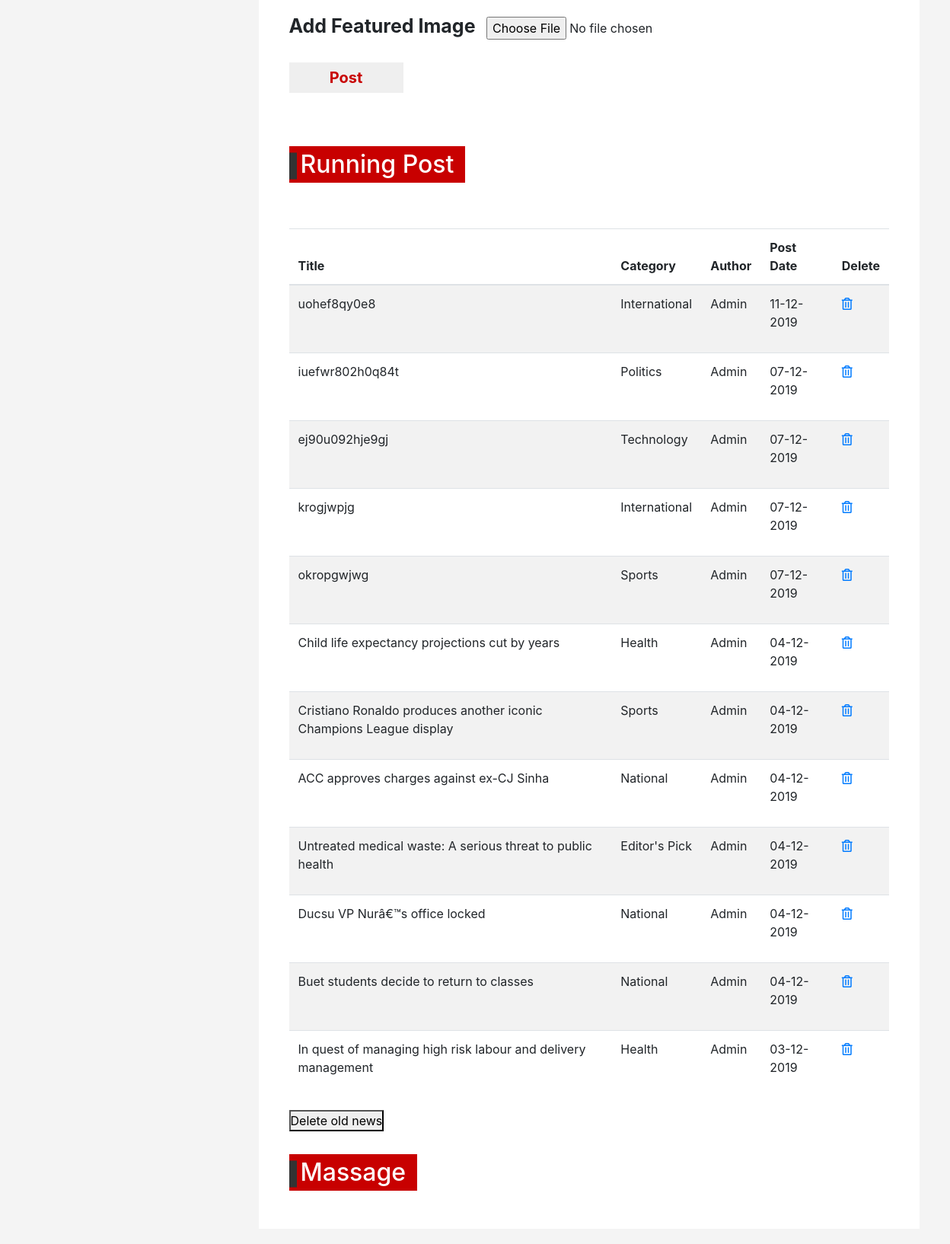
/admin.php (signed in, lower part), run on an earlier commit of the app's database.
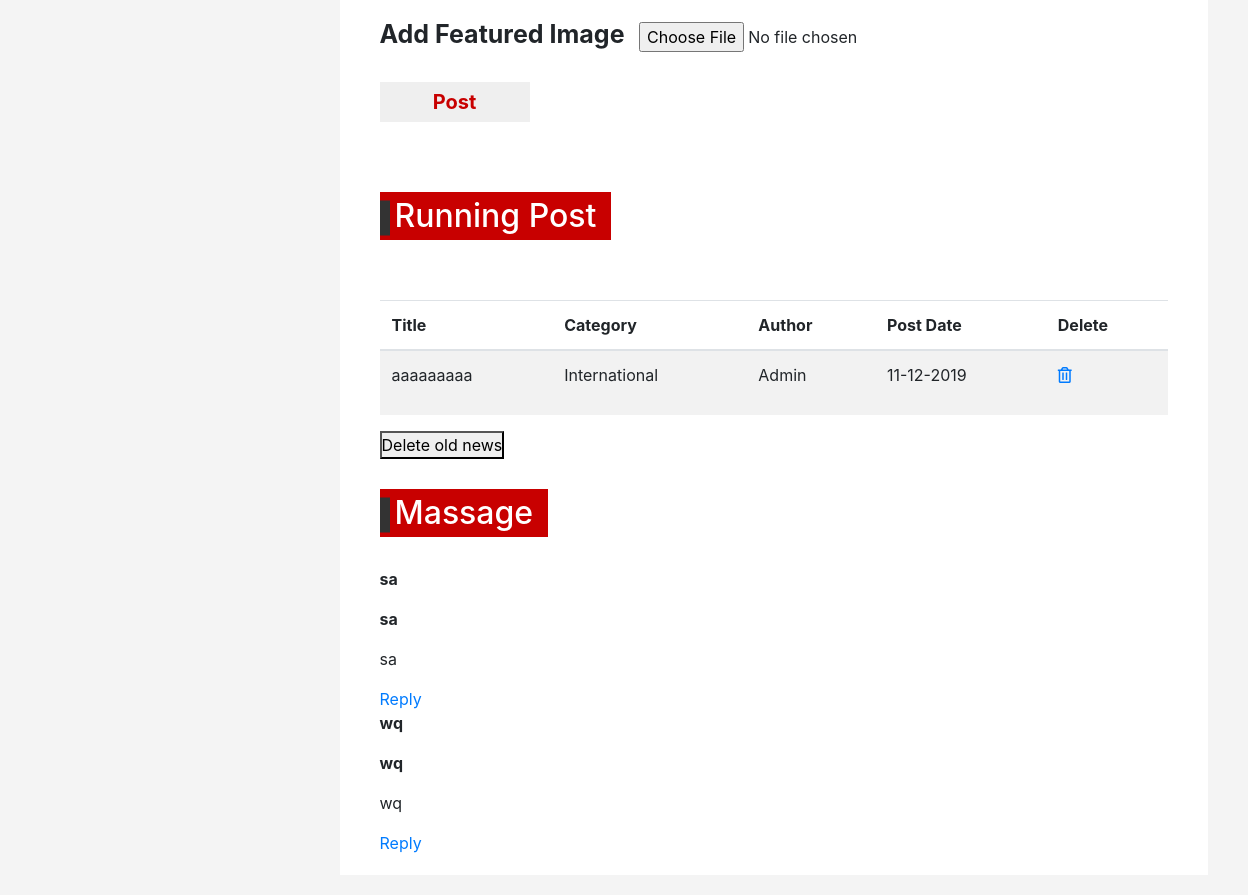
And on a later commit of the database.
### tables this page shows
CREATE TABLE `post` (
  `Post_ID` int(11) NOT NULL,
  `Title` varchar(100) NOT NULL,
  `User_ID` int(11) NOT NULL,
  `Cat_ID` int(11) NOT NULL,
  `Description` text NOT NULL,
  `Image` varchar(50) NOT NULL,
  `DateTime` varchar(14) NOT NULL
);

CREATE TABLE `category` (
  `Cat_ID` int(11) NOT NULL,
  `Name` varchar(15) NOT NULL,
  `View` varchar(5) NOT NULL
);

CREATE TABLE `user` (
  `ID` int(11) NOT NULL,
  `Username` varchar(20) NOT NULL,
  `Email` varchar(50) NOT NULL,
  `Password` varchar(30) NOT NULL,
  `UserType` varchar(10) NOT NULL
);

CREATE TABLE `contact` (
  `Con_ID` int(11) NOT NULL,
  `Username` varchar(20) NOT NULL,
  `Subject` varchar(100) NOT NULL,
  `Email` varchar(30) NOT NULL,
  `Message` text NOT NULL,
  `Status` int(11) NOT NULL
);

### admin.php (the view, shortened to what this page needs)
<?php
include 'zzz-dbConnect.php';
?>
<!DOCTYPE html>
<html lang="en">
<head>
    <link rel="stylesheet" href="https://use.fontawesome.com/releases/v5.0.12/css/all.css">
    <link rel="stylesheet" href="https://stackpath.bootstrapcdn.com/bootstrap/4.3.1/css/bootstrap.min.css">
    <link rel="stylesheet" href="style.css">
    <link rel="stylesheet" href="CSS/responsive.css">
    <link rel="stylesheet" href="CSS/owl.carousel.min.css">
    <link rel="stylesheet" href="CSS/animate.min.css">
</head>
<body>
    <div class="admin-page-area">
        <div class="row">
            <div class="col-md-3">
            </div>
            <div class="col-md-9">
                <div class="admin-area-right">
                    <div class="row grid">
                        <div class="col-md-12 grid-item newpost">
                            <div class="add-post">
                                <form method="post" enctype="multipart/form-data">
                                    <div class="add-catagory">
                                    </div>
                                    <div class="add-picture">
                                        <label for="add-picture"><b>Add Featured Image</b></label>
                                        <input type="file" name="file" id="add-picture">
                                    </div>
                                    <div class="post-btn">
                                        <button type="submit" name="post">Post</button>
                                    </div>
                                </form>
                            </div>
                        </div>
                        <div class="col-md-12 grid-item runningpost" id="runningPost">
                            <div class="manage-runing-post">
                                <div class="admin-section-title">
                                    <h2>Running Post</h2>
                                </div>
                                <table class="table table-striped">
                                    <thead>
                                        <tr>
                                            <th scope="col">Title</th>
                                            <th scope="col">Category</th>
                                            <th scope="col">Author</th>
                                            <th scope="col">Post Date</th>
                                            <th scope="col">Delete</th>
                                        </tr>
                                    </thead>
                                    <tbody>
                                        <?php
                                        $sql = 'select * from Post, user, category where post.User_ID=user.ID and post.Cat_ID=category.Cat_ID ORDER by Post_ID DESC';
                                        $run = mysqli_query($link, $sql);
                                        while ($row = mysqli_fetch_assoc($run)) {
                                            $who = '';
                                            if ($row['UserType'] == "Admin") $who = 'Admin';
                                            else $who = $row['Username'];
                                            ?>
                                            <tr>
                                                <td>
                                                    <p><?php echo $row['Title'] ?></p>
                                                </td>
                                                <td>
                                                    <P><?php echo $row['Name'] ?></P>
                                                </td>
                                                <td>
                                                    <p><?php echo $who; ?></p>
                                                </td>
                                                <td>
                                                    <p><?php echo $row['DateTime'] ?></p>
                                                </td>
                                                <td><a href="deleteByAdmin.php?pid=<?php echo $row['Post_ID'] ?>"><i class="far fa-trash-alt"></i></a></td>
                                            </tr>
                                        <?php } ?>
                                    </tbody>
                                </table>
                                <form method="POST">
                                    <button type="submit" name="deleteOldPost">Delete old news</button>
                                </form>
                            </div>
                        </div>
                        <div class="col-md-12 grid-item postrequest">
                            <div class="massage-from-user">
                                <div class="admin-section-title">
                                    <h2>Massage</h2>
                                </div>
                                <?php
                                $sql = 'select * from contact where Status=0';
                                $result = mysqli_query($link, $sql);
                                while ($row = mysqli_fetch_array($result)) {
                                    ?>
                                    <div class="all-massage">
                                        <div class="msg-user-id">
                                            <p><b><?php echo $row['Username'] ?></b></p>
                                        </div>
                                        <div class="msg-subject">
                                            <p><b><?php echo $row['Subject'] ?></b></p>
                                        </div>
                                        <div class="massage">
                                            <p><?php echo $row['Message'] ?></p>
                                        </div>
                                        <a href="messageReply.php?mid=<?php echo $row['Con_ID'] ?>">Reply</a>
                                    </div>
                                <?php } ?>
                            </div>
                        </div>
                    </div>
                </div>
            </div>
        </div>
    </div>
</body>
</html>

### style.css (style rules this page uses)
* { margin: 0; padding: 0; }
body { background-color: #f4f4f4; font-family: -apple-system,BlinkMacSystemFont,"Segoe UI",Roboto,"Helvetica Neue",Arial,sans-serif,"Apple Color Emoji","Segoe UI Emoji","Segoe UI Symbol"; }
.admin-page-area { padding: 20px 40px; }
.admin-area-right { background-color: #fff; padding: 20px 40px; }
.admin-section-title h2 { position: relative; margin-bottom: 30px; background-color: #C80000; display: inline-block; color: #fff; padding: 5px 15px; }
.admin-section-title h2::before { content: ''; width: 10px; height: 35px; background-color: #333333; position: absolute; left: 0; top: 54%; transform: translateY(-50%); margin-right: 20px; }
.add-catagory { margin-top: 20px; margin-top: 20px; }
.add-picture { margin-top: 10px; }
.add-picture label { font-size: 25px; margin-right: 10px; }
.add-picture input { height: 30px; width: 300px; }
.post-btn { margin: 20px 0; }
.post-btn button { border: none; height: 40px; width: 150px; color: #C80000; font-size: 20px; font-weight: 700; transition: .5s; }
.manage-runing-post { margin-top: 50px; margin-bottom: 30px; }
.manage-runing-post table { margin-top: 30px; }

What changed in the data, as far as the page shows it:
removed post: Title "uohef8qy0e8", Cat_ID.Name "International", User_ID.UserType "Admin", DateTime "11-12-2019"
removed post: Title "iuefwr802h0q84t", Cat_ID.Name "Politics", User_ID.UserType "Admin", DateTime "07-12-2019"
removed post: Title "ej90u092hje9gj", Cat_ID.Name "Technology", User_ID.UserType "Admin", DateTime "07-12-2019"
removed post: Title "krogjwpjg", Cat_ID.Name "International", User_ID.UserType "Admin", DateTime "07-12-2019"
removed post: Title "okropgwjwg", Cat_ID.Name "Sports", User_ID.UserType "Admin", DateTime "07-12-2019"
removed post: Title "Child life expectancy projections cut by years", Cat_ID.Name "Health", User_ID.UserType "Admin", DateTime "04-12-2019"
removed post: Title "Cristiano Ronaldo produces another iconic Champions League display", Cat_ID.Name "Sports", User_ID.UserType "Admin", DateTime "04-12-2019"
removed post: Title "ACC approves charges against ex-CJ Sinha", Cat_ID.Name "National", User_ID.UserType "Admin", DateTime "04-12-2019"
removed post: Title "Untreated medical waste: A serious threat to public health", Cat_ID.Name "Editor's Pick", User_ID.UserType "Admin", DateTime "04-12-2019"
removed post: Title "Ducsu VP Nurâ€™s office locked", Cat_ID.Name "National", User_ID.UserType "Admin", DateTime "04-12-2019"
removed post: Title "Buet students decide to return to classes", Cat_ID.Name "National", User_ID.UserType "Admin", DateTime "04-12-2019"
removed post: Title "In quest of managing high risk labour and delivery management", Cat_ID.Name "Health", User_ID.UserType "Admin", DateTime "03-12-2019"
added post: Title "aaaaaaaaa", Cat_ID.Name "International", User_ID.UserType "Admin", DateTime "11-12-2019"
added contact: Username "sa", Subject "sa", Message "sa"
added contact: Username "wq", Subject "wq", Message "wq"
